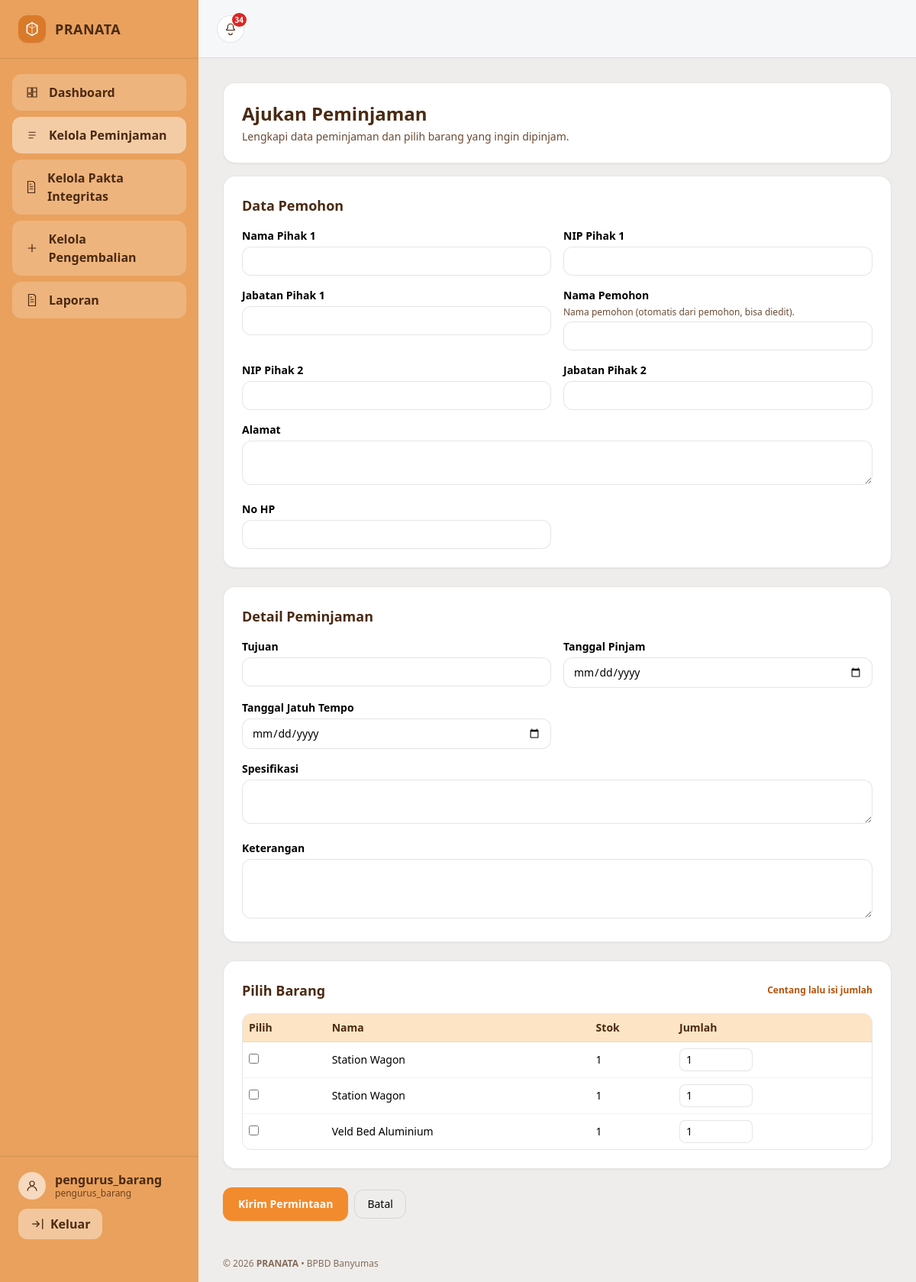
Screenshot of /index.php?page=pengurus_peminjaman_tambah (signed in) with the database file from the repository.
### tables this page shows
CREATE TABLE `barang` (
  `id_barang` int(11) NOT NULL,
  `id_lokasi` int(11) NOT NULL,
  `kode_barang` varchar(50) DEFAULT NULL,
  `nomor_register` varchar(50) DEFAULT NULL,
  `nama_barang` varchar(150) NOT NULL,
  `tahun_perolehan` year(4) DEFAULT NULL,
  `merk_tipe` varchar(100) DEFAULT NULL,
  `ukuran_cc` varchar(50) DEFAULT NULL,
  `bahan` varchar(80) DEFAULT NULL,
  `pabrik` varchar(80) DEFAULT NULL,
  `nomor_rangka` varchar(80) DEFAULT NULL,
  `nomor_mesin` varchar(80) DEFAULT NULL,
  `nomor_polisi` varchar(30) DEFAULT NULL,
  `nomor_bpkb` varchar(80) DEFAULT NULL,
  `asal_usul` varchar(120) DEFAULT NULL,
  `harga_perolehan` decimal(15,2) DEFAULT NULL,
  `kondisi` varchar(50) DEFAULT NULL,
  `keterangan` text DEFAULT NULL,
  `stok_barang` int(11) NOT NULL DEFAULT 0,
  `foto` varchar(255) DEFAULT NULL,
  `status_brg` varchar(30) DEFAULT NULL,
  `tgl_masuk` date DEFAULT NULL
);

### app/views/peminjaman/_form.php (the view, shortened to what the rows shown need)
<?php
$action = $action ?? '';
$itemsMap = $itemsMap ?? [];
?>
<form id="peminjamanForm" method="POST" action="<?= $action ?: '' ?>" class="space-y-6">
    <div class="rounded-2xl border border-black/10 bg-white p-6 shadow-sm">
        <div class="mt-4 overflow-x-auto rounded-xl border border-black/10">
            <table class="min-w-full text-sm">
                <thead class="bg-[#FCE4C4] text-[#4A2A12]">
                    <tr>
                        <th class="p-2 text-left">Pilih</th>
                        <th class="p-2 text-left">Nama</th>
                        <th class="p-2 text-left">Stok</th>
                        <th class="p-2 text-left">Jumlah</th>
                    </tr>
                </thead>
                <tbody>
                    <?php if (empty($barangList)): ?>
                        <tr><td colspan="4" class="p-3 text-center text-gray-600">Belum ada barang.</td></tr>
                    <?php else: ?>
                        <?php foreach ($barangList as $b): ?>
                            <?php
                              $bid = (int)$b['id_barang'];
                              $checked = isset($itemsMap[$bid]);
                              $qtyVal = $checked ? (int)$itemsMap[$bid] : 1;
                            ?>
                            <tr class="border-t border-black/5">
                                <td class="p-2">
                                  <input type="checkbox" name="items[<?= $bid ?>][selected]" value="1" data-id="<?= $bid ?>" <?= $checked ? 'checked' : '' ?>>
                                </td>
                                <td class="p-2"><?= htmlspecialchars($b['nama_barang']) ?></td>
                                <?php $stokVal = isset($b['stok']) ? (int)$b['stok'] : 0; ?>
                                <td class="p-2"><?= htmlspecialchars($b['stok'] ?? '-') ?></td>
                                <td class="p-2">
                                  <input type="number" min="1" name="items[<?= $bid ?>][qty]" value="<?= $qtyVal ?>" data-id="<?= $bid ?>" data-stok="<?= $stokVal ?>" class="w-24 rounded-lg border border-black/10 px-2 py-1 text-sm">
                                </td>
                            </tr>
                        <?php endforeach; ?>
                    <?php endif; ?>
                </tbody>
            </table>
        </div>
    </div>
</form>

### rows the page displays
barang: nama_barang "Station Wagon", stok "1", id_barang "1"
barang: nama_barang "Station Wagon", stok "1", id_barang "1"
barang: nama_barang "Veld Bed Aluminium", stok "1", id_barang "1"

### other values shown
$username "pengurus_barang"
$role ?: 'Admin' "pengurus_barang"
$notifUnread "34"
